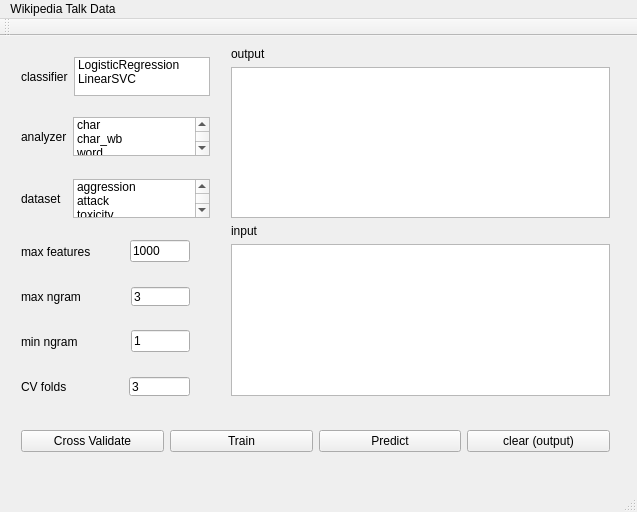
<?xml version="1.0" encoding="UTF-8"?>
<ui version="4.0">
 <class>MainWindow</class>
 <widget class="QMainWindow" name="MainWindow">
  <property name="geometry">
   <rect>
    <x>0</x>
    <y>0</y>
    <width>637</width>
    <height>512</height>
   </rect>
  </property>
  <property name="windowTitle">
   <string>MainWindow</string>
  </property>
  <widget class="QWidget" name="centralWidget">
   <widget class="QWidget" name="horizontalLayoutWidget_8">
    <property name="geometry">
     <rect>
      <x>10</x>
      <y>380</y>
      <width>611</width>
      <height>51</height>
     </rect>
    </property>
    <layout class="QHBoxLayout" name="horizontalLayout_8">
     <item>
      <widget class="QPushButton" name="crossvalidateButton">
       <property name="text">
        <string>Cross Validate</string>
       </property>
      </widget>
     </item>
     <item>
      <widget class="QPushButton" name="trainButton">
       <property name="text">
        <string>Train</string>
       </property>
      </widget>
     </item>
     <item>
      <widget class="QPushButton" name="predictButton">
       <property name="text">
        <string>Predict</string>
       </property>
      </widget>
     </item>
     <item>
      <widget class="QPushButton" name="clearButton">
       <property name="text">
        <string>clear (output)</string>
       </property>
      </widget>
     </item>
    </layout>
   </widget>
   <widget class="QWidget" name="verticalLayoutWidget_2">
    <property name="geometry">
     <rect>
      <x>220</x>
      <y>0</y>
      <width>401</width>
      <height>371</height>
     </rect>
    </property>
    <layout class="QVBoxLayout" name="verticalLayout_2">
     <item>
      <widget class="QLabel" name="label_7">
       <property name="text">
        <string>output</string>
       </property>
      </widget>
     </item>
     <item>
      <widget class="QTextEdit" name="outputTextEdit"/>
     </item>
     <item>
      <widget class="QLabel" name="label">
       <property name="text">
        <string>input</string>
       </property>
      </widget>
     </item>
     <item>
      <widget class="QTextEdit" name="inputTextEdit"/>
     </item>
    </layout>
   </widget>
   <widget class="QWidget" name="horizontalLayoutWidget_6">
    <property name="geometry">
     <rect>
      <x>10</x>
      <y>10</y>
      <width>211</width>
      <height>61</height>
     </rect>
    </property>
    <layout class="QHBoxLayout" name="horizontalLayout_6">
     <item>
      <widget class="QLabel" name="label_6">
       <property name="text">
        <string>classifier</string>
       </property>
      </widget>
     </item>
     <item>
      <widget class="QListWidget" name="classifierListWidget">
       <item>
        <property name="text">
         <string>LogisticRegression</string>
        </property>
       </item>
       <item>
        <property name="text">
         <string>LinearSVC</string>
        </property>
       </item>
      </widget>
     </item>
    </layout>
   </widget>
   <widget class="QWidget" name="horizontalLayoutWidget_5">
    <property name="geometry">
     <rect>
      <x>10</x>
      <y>132</y>
      <width>211</width>
      <height>61</height>
     </rect>
    </property>
    <layout class="QHBoxLayout" name="horizontalLayout_5">
     <item>
      <widget class="QLabel" name="label_8">
       <property name="text">
        <string>dataset  </string>
       </property>
      </widget>
     </item>
     <item>
      <widget class="QListWidget" name="datasetListWidget">
       <item>
        <property name="text">
         <string>aggression</string>
        </property>
       </item>
       <item>
        <property name="text">
         <string>attack</string>
        </property>
       </item>
       <item>
        <property name="text">
         <string>toxicity</string>
        </property>
       </item>
      </widget>
     </item>
    </layout>
   </widget>
   <widget class="QWidget" name="horizontalLayoutWidget_4">
    <property name="geometry">
     <rect>
      <x>10</x>
      <y>70</y>
      <width>211</width>
      <height>61</height>
     </rect>
    </property>
    <layout class="QHBoxLayout" name="horizontalLayout_4">
     <item>
      <widget class="QLabel" name="label_5">
       <property name="text">
        <string>analyzer</string>
       </property>
      </widget>
     </item>
     <item>
      <widget class="QListWidget" name="analyzerListWidget">
       <item>
        <property name="text">
         <string>char</string>
        </property>
       </item>
       <item>
        <property name="text">
         <string>char_wb</string>
        </property>
       </item>
       <item>
        <property name="text">
         <string>word</string>
        </property>
       </item>
      </widget>
     </item>
    </layout>
   </widget>
   <widget class="QWidget" name="horizontalLayoutWidget_3">
    <property name="geometry">
     <rect>
      <x>10</x>
      <y>240</y>
      <width>191</width>
      <height>41</height>
     </rect>
    </property>
    <layout class="QHBoxLayout" name="horizontalLayout_3">
     <item>
      <widget class="QLabel" name="label_4">
       <property name="text">
        <string>max ngram             </string>
       </property>
      </widget>
     </item>
     <item>
      <widget class="QLineEdit" name="maxGramLineEdit">
       <property name="text">
        <string>3</string>
       </property>
      </widget>
     </item>
    </layout>
   </widget>
   <widget class="QWidget" name="horizontalLayoutWidget_2">
    <property name="geometry">
     <rect>
      <x>10</x>
      <y>280</y>
      <width>191</width>
      <height>51</height>
     </rect>
    </property>
    <layout class="QHBoxLayout" name="horizontalLayout_2">
     <item>
      <widget class="QLabel" name="label_3">
       <property name="text">
        <string>min ngram              </string>
       </property>
      </widget>
     </item>
     <item>
      <widget class="QLineEdit" name="minGramLineEdit">
       <property name="text">
        <string>1</string>
       </property>
      </widget>
     </item>
    </layout>
   </widget>
   <widget class="QWidget" name="horizontalLayoutWidget_7">
    <property name="geometry">
     <rect>
      <x>10</x>
      <y>330</y>
      <width>191</width>
      <height>41</height>
     </rect>
    </property>
    <layout class="QHBoxLayout" name="horizontalLayout_7">
     <item>
      <widget class="QLabel" name="label_9">
       <property name="text">
        <string>CV folds                 </string>
       </property>
      </widget>
     </item>
     <item>
      <widget class="QLineEdit" name="cv_foldsLineEdit">
       <property name="text">
        <string>3</string>
       </property>
      </widget>
     </item>
    </layout>
   </widget>
   <widget class="QWidget" name="horizontalLayoutWidget">
    <property name="geometry">
     <rect>
      <x>10</x>
      <y>190</y>
      <width>191</width>
      <height>51</height>
     </rect>
    </property>
    <layout class="QHBoxLayout" name="horizontalLayout">
     <item>
      <widget class="QLabel" name="label_2">
       <property name="text">
        <string>max features          </string>
       </property>
      </widget>
     </item>
     <item>
      <widget class="QLineEdit" name="maxFeatLineEdit">
       <property name="text">
        <string>1000</string>
       </property>
      </widget>
     </item>
    </layout>
   </widget>
   <zorder>label_2</zorder>
   <zorder>horizontalLayoutWidget_8</zorder>
   <zorder>verticalLayoutWidget_2</zorder>
   <zorder>horizontalLayoutWidget_6</zorder>
   <zorder>horizontalLayoutWidget_5</zorder>
   <zorder>horizontalLayoutWidget_4</zorder>
   <zorder>label_2</zorder>
   <zorder>maxFeatLineEdit</zorder>
   <zorder>horizontalLayoutWidget_3</zorder>
   <zorder>horizontalLayoutWidget_2</zorder>
   <zorder>horizontalLayoutWidget_7</zorder>
   <zorder>horizontalLayoutWidget</zorder>
  </widget>
  <widget class="QMenuBar" name="menuBar">
   <property name="geometry">
    <rect>
     <x>0</x>
     <y>0</y>
     <width>637</width>
     <height>22</height>
    </rect>
   </property>
   <widget class="QMenu" name="menuWikipedia_Talk_Data">
    <property name="title">
     <string>Wikipedia Talk Data</string>
    </property>
    <addaction name="separator"/>
   </widget>
   <addaction name="menuWikipedia_Talk_Data"/>
  </widget>
  <widget class="QToolBar" name="mainToolBar">
   <attribute name="toolBarArea">
    <enum>TopToolBarArea</enum>
   </attribute>
   <attribute name="toolBarBreak">
    <bool>false</bool>
   </attribute>
  </widget>
  <widget class="QStatusBar" name="statusBar"/>
 </widget>
 <layoutdefault spacing="6" margin="11"/>
 <resources/>
 <connections/>
</ui>
